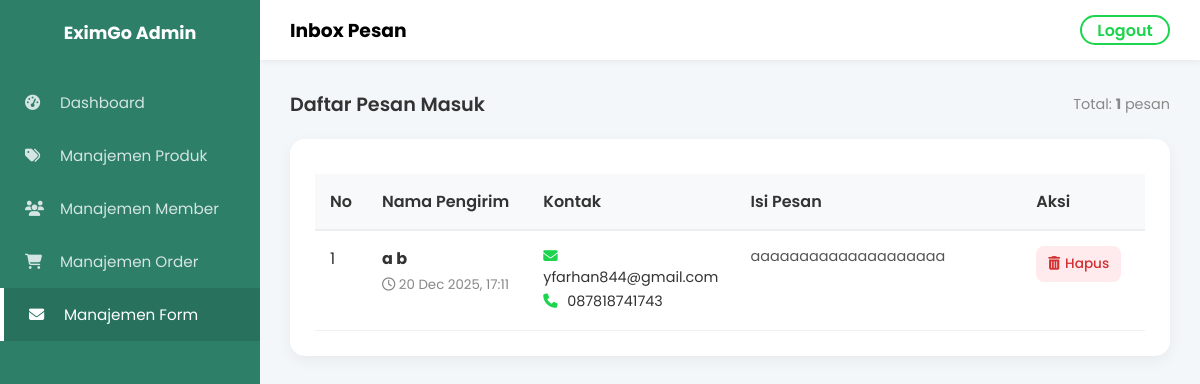
The page /admin/form.php (signed in) on the database as committed earlier.
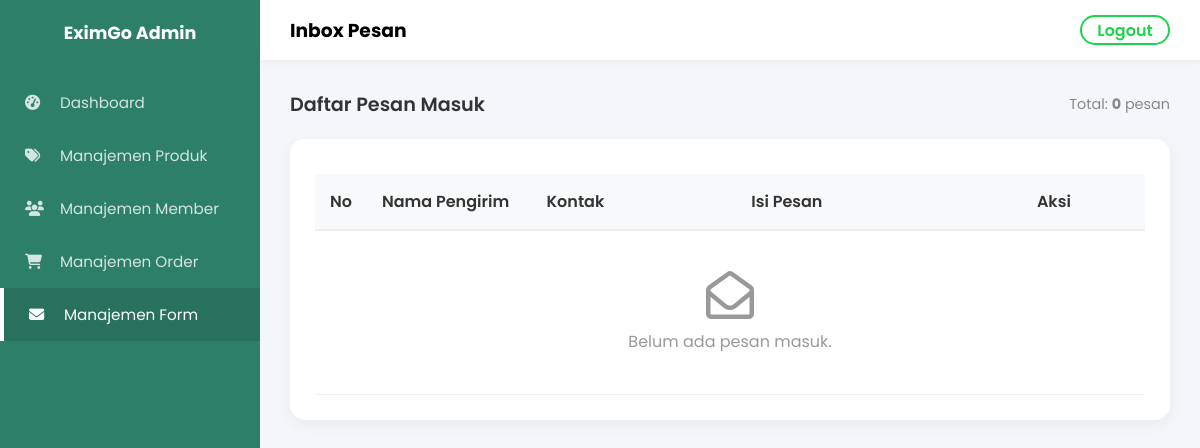
The same page on the database as committed later.
### tables this page shows
CREATE TABLE `forms` (
  `id` int(11) NOT NULL,
  `first_name` varchar(100) NOT NULL,
  `last_name` varchar(100) NOT NULL,
  `email` varchar(150) NOT NULL,
  `phone` varchar(50) DEFAULT NULL,
  `message` text NOT NULL,
  `created_at` timestamp NOT NULL DEFAULT current_timestamp()
);

### src/admin/form.php (the view, shortened to what the changed rows need)
<?php
require_once '../config/database.php';
$forms = $pdo->query("SELECT * FROM forms ORDER BY id DESC")->fetchAll();
?>
<!DOCTYPE html>
<html lang="id">
<head>
    <link rel="stylesheet" href="../assets/css/dashboard.css">
    <link rel="stylesheet" href="https://cdnjs.cloudflare.com/ajax/libs/font-awesome/6.4.0/css/all.min.css">
</head>
<body>
    <div class="dashboard-container">
        <main class="main-content">
            <div class="content-wrapper">
                <div class="section-header">
                    <h2>Daftar Pesan Masuk</h2>
                    <div style="color: var(--text-muted); font-size: 0.9rem;">
                        Total: <b><?= count($forms) ?></b> pesan
                    </div>
                </div>
                <div class="table-card">
                    <div class="table-responsive">
                        <table class="custom-table">
                            <thead>
                                <tr>
                                    <th width="5%">No</th>
                                    <th width="20%">Nama Pengirim</th>
                                    <th width="25%">Kontak</th>
                                    <th width="35%">Isi Pesan</th>
                                    <th width="15%">Aksi</th>
                                </tr>
                            </thead>
                            <tbody>
                                <?php if (empty($forms)): ?>
                                    <tr>
                                        <td colspan="5" style="text-align:center; padding: 40px; color:#999;">
                                            <i class="far fa-envelope-open"
                                                style="font-size: 3rem; margin-bottom: 10px;"></i><br>
                                            Belum ada pesan masuk.
                                        </td>
                                    </tr>
                                <?php else: ?>
                                    <?php $no = 1;
                                    foreach ($forms as $f): ?>
                                        <tr>
                                            <td><?= $no++ ?></td>
                                            <td>
                                                <strong><?= htmlspecialchars($f['first_name'] . ' ' . $f['last_name']) ?></strong><br>
                                                <small style="color:#888;">
                                                    <i class="far fa-clock"></i>
                                                    <?= isset($f['created_at']) ? date('d M Y, H:i', strtotime($f['created_at'])) : '-' ?>
                                                </small>
                                            </td>
                                            <td>
                                                <div class="contact-info">
                                                    <div><i class="fas fa-envelope"></i> <?= htmlspecialchars($f['email']) ?>
                                                    </div>
                                                    <div><i class="fas fa-phone"></i>
                                                        <?= htmlspecialchars($f['phone'] ?: '-') ?></div>
                                                </div>
                                            </td>
                                            <td>
                                                <div class="msg-content">
                                                    <?= nl2br(htmlspecialchars($f['message'])) ?>
                                                </div>
                                            </td>
                                            <td>
                                                <a href="?delete=<?= $f['id'] ?>" class="btn-delete"
                                                    onclick="return confirm('Yakin ingin menghapus pesan dari <?= htmlspecialchars($f['first_name']) ?>?');">
                                                    <i class="fas fa-trash-alt"></i> Hapus
                                                </a>
                                            </td>
                                        </tr>
                                    <?php endforeach; ?>
                                <?php endif; ?>
                            </tbody>
                        </table>
                    </div>
                </div>
            </div>
        </main>
    </div>
</body>
</html>

Rows that differ between the two databases and show on the page:
removed forms: first_name+last_name "a b", created_at "20 Dec 2025, 17:11", email "yfarhan844@gmail.com", phone "087818741743", message "aaaaaaaaaaaaaaaaaaaa"
Other text that changed with them:
count($forms): "1" → "0"
text now shown: "Belum ada pesan masuk."
